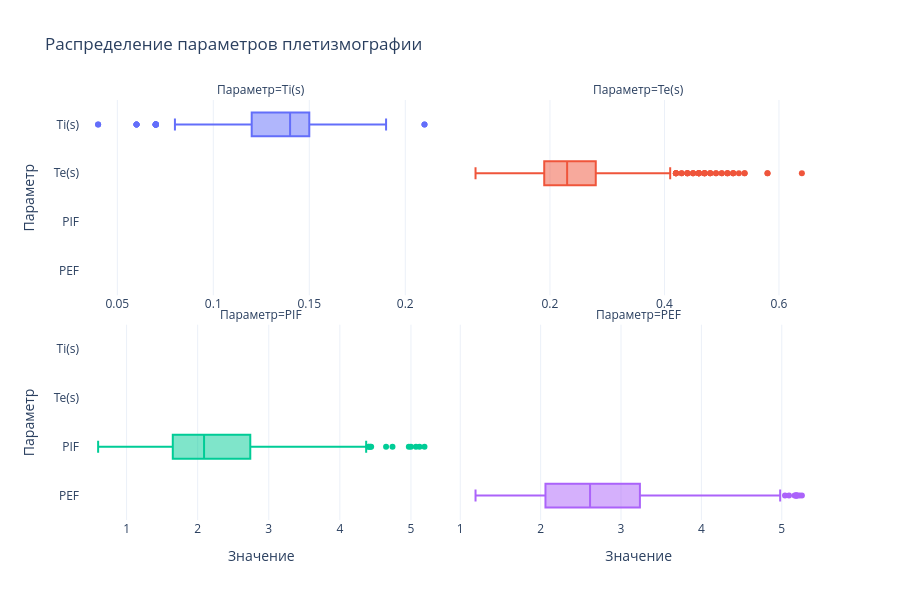

The cell this chart's notebook holds for it:
### Markdown cell above
## 4. Выявление выбросов и аномалий

### Code cell
import plotly.express as px
import plotly.io as pio


pio.renderers.default = "vscode"

print("--- Расчёт выбросов по методу IQR ---")

for col in df.select_dtypes(include=[np.number]).columns:
    q1 = df[col].quantile(0.25)
    q3 = df[col].quantile(0.75)
    iqr = q3 - q1

    lower_bound = q1 - 1.5 * iqr
    upper_bound = q3 + 1.5 * iqr

    outliers = df[
        (df[col] < lower_bound) | (df[col] > upper_bound)
    ]

    print(
        f"Параметр {col:8}: найдено {len(outliers):4} "
        f"выбросов (границы: "
        f"[{lower_bound:.3f}, {upper_bound:.3f}])"
    )


plot_cols = ["Ti(s)", "Te(s)", "PIF", "PEF"]

df_long = df[plot_cols].melt(
    var_name="Параметр",
    value_name="Значение",
)

fig = px.box(
    df_long,
    x="Значение",
    y="Параметр",
    color="Параметр",
    facet_col="Параметр",
    facet_col_wrap=2,
    points="outliers",
    title="Распределение параметров плетизмографии",
)

fig.update_xaxes(matches=None, showticklabels=True)
fig.update_layout(
    showlegend=False,
    height=600,
    template="plotly_white",
)

fig.show()

### Figure 1 — Plotly figure (JSON) as saved in the notebook; plotly's stock layout.template omitted (floating-point values rounded to 4 significant figures; data arrays with more than 128 entries replaced by an {"elided": "..."} marker saying what was removed)
{"data": [{"alignmentgroup": "True", "boxpoints": "outliers", "hovertemplate": "Параметр=%{y}<br>Значение=%{x}<extra></extra>", "legendgroup": "Ti(s)", "marker": {"color": "#636efa"}, "name": "Ti(s)", "notched": false, "offsetgroup": "Ti(s)", "orientation": "h", "showlegend": true, "type": "box", "x": {"elided": "1000 float values"}, "x0": " ", "xaxis": "x3", "y": {"elided": "1000 str values"}, "y0": " ", "yaxis": "y3"}, {"alignmentgroup": "True", "boxpoints": "outliers", "hovertemplate": "Параметр=%{y}<br>Значение=%{x}<extra></extra>", "legendgroup": "Te(s)", "marker": {"color": "#EF553B"}, "name": "Te(s)", "notched": false, "offsetgroup": "Te(s)", "orientation": "h", "showlegend": true, "type": "box", "x": {"elided": "1000 float values"}, "x0": " ", "xaxis": "x4", "y": {"elided": "1000 str values"}, "y0": " ", "yaxis": "y4"}, {"alignmentgroup": "True", "boxpoints": "outliers", "hovertemplate": "Параметр=%{y}<br>Значение=%{x}<extra></extra>", "legendgroup": "PIF", "marker": {"color": "#00cc96"}, "name": "PIF", "notched": false, "offsetgroup": "PIF", "orientation": "h", "showlegend": true, "type": "box", "x": {"elided": "1000 float values"}, "x0": " ", "xaxis": "x", "y": {"elided": "1000 str values"}, "y0": " ", "yaxis": "y"}, {"alignmentgroup": "True", "boxpoints": "outliers", "hovertemplate": "Параметр=%{y}<br>Значение=%{x}<extra></extra>", "legendgroup": "PEF", "marker": {"color": "#ab63fa"}, "name": "PEF", "notched": false, "offsetgroup": "PEF", "orientation": "h", "showlegend": true, "type": "box", "x": {"elided": "1000 float values"}, "x0": " ", "xaxis": "x2", "y": {"elided": "1000 str values"}, "y0": " ", "yaxis": "y2"}], "layout": {"annotations": [{"font": {}, "showarrow": false, "text": "Параметр=PIF", "x": 0.245, "xanchor": "center", "xref": "paper", "y": 0.465, "yanchor": "bottom", "yref": "paper"}, {"font": {}, "showarrow": false, "text": "Параметр=PEF", "x": 0.755, "xanchor": "center", "xref": "paper", "y": 0.465, "yanchor": "bottom", "yref": "paper"}, {"font": {}, "showarrow": false, "text": "Параметр=Ti(s)", "x": 0.245, "xanchor": "center", "xref": "paper", "y": 1.0, "yanchor": "bottom", "yref": "paper"}, {"font": {}, "showarrow": false, "text": "Параметр=Te(s)", "x": 0.755, "xanchor": "center", "xref": "paper", "y": 1.0, "yanchor": "bottom", "yref": "paper"}], "boxmode": "overlay", "height": 600, "legend": {"title": {"text": "Параметр"}, "tracegroupgap": 0}, "showlegend": false, "title": {"text": "Распределение параметров плетизмографии"}, "xaxis": {"anchor": "y", "domain": [0, 0.49], "showticklabels": true, "title": {"text": "Значение"}}, "xaxis2": {"anchor": "y2", "domain": [0.51, 1], "showticklabels": true, "title": {"text": "Значение"}}, "xaxis3": {"anchor": "y3", "domain": [0, 0.49], "showticklabels": true}, "xaxis4": {"anchor": "y4", "domain": [0.51, 1], "showticklabels": true}, "yaxis": {"anchor": "x", "categoryarray": ["PEF", "PIF", "Te(s)", "Ti(s)"], "categoryorder": "array", "domain": [0, 0.465], "title": {"text": "Параметр"}}, "yaxis2": {"anchor": "x2", "domain": [0, 0.465], "matches": "y", "showticklabels": false}, "yaxis3": {"anchor": "x3", "categoryarray": ["PEF", "PIF", "Te(s)", "Ti(s)"], "categoryorder": "array", "domain": [0.535, 1.0], "matches": "y", "title": {"text": "Параметр"}}, "yaxis4": {"anchor": "x4", "domain": [0.535, 1.0], "matches": "y", "showticklabels": false}}}
